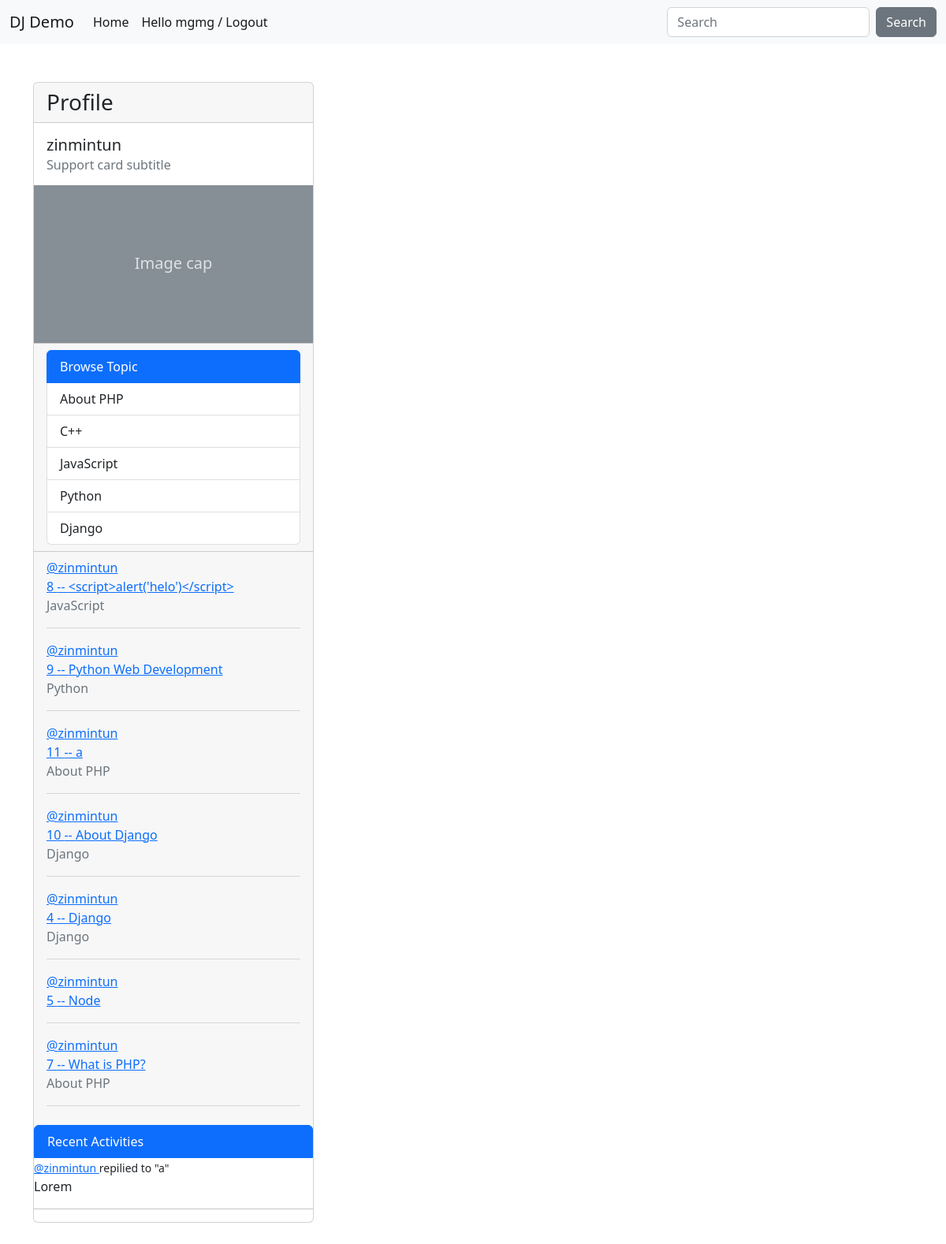
The app's page /profile/1 (signed in) with its own data.
### base/models.py (models this page shows, shortened)
class Topic(models.Model):
    name = models.CharField(max_length=200)

class Room(models.Model):
    host = models.ForeignKey(User, on_delete=models.SET_NULL, null=True)
    topic = models.ForeignKey(Topic, on_delete=models.SET_NULL, null=True)
    name = models.CharField(max_length=200)
    description = models.TextField(null=True, blank=True)
    participants = models.ManyToManyField(
        User, related_name='participants', blank=True)
    created = models.DateTimeField(auto_now_add=True)
    updated = models.DateTimeField(auto_now=True)
    class Meta:
        ordering = ['-updated', '-created']
    def __str__(self):
        return str(self.name)

class Message(models.Model):
    user = models.ForeignKey(User, on_delete=models.CASCADE)
    room = models.ForeignKey(Room, on_delete=models.CASCADE)
    body = models.TextField()
    created = models.DateTimeField(auto_now_add=True)
    updated = models.DateTimeField(auto_now=True)
    class Meta:
        ordering = ['-updated', '-created']

### base/views.py (the view)
# urls.py: path('profile/<str:pk>', views.userProfile, name='profile'),
@login_required(login_url='login')
def userProfile(request, pk):
    user = User.objects.get(id=pk)
    rooms = user.room_set.all()
    room_messages = user.message_set.all()
    topics = Topic.objects.all()
    context = {'user': user, 'rooms': rooms,
               'room_messages': room_messages, 'topics': topics}
    return render(request, 'base/profile.html', context)

### base/templates/base/profile.html (shortened to what this page needs)
{% extends 'main.html' %}
{% block content %}
<div class="col-md-4">
    <div class="card mb-3">
        <h3 class="card-header">
            Profile
        </h3>
        <div class="card-body">
            <h5 class="card-title">
                {{user.username}}
            </h5>
            <h6 class="card-subtitle text-muted">Support card subtitle</h6>
        </div>
        <svg xmlns="http://www.w3.org/2000/svg" class="d-block user-select-none" width="100%" height="200"
            aria-label="Placeholder: Image cap" focusable="false" role="img" preserveAspectRatio="xMidYMid slice"
            viewBox="0 0 318 180" style="font-size:1.125rem;text-anchor:middle">
            <text x="50%" y="50%" fill="#dee2e6" dy=".3em">Image cap</text>
        </svg>
        <div class="card-footer text-muted">
            {% include 'base/topices_components.html' %}
        </div>
        <div class="card-footer text-muted">
            {% include 'base/feed_components.html' %}
        </div>
        <div>
            {% include 'base/activities_components.html' %}
        </div>
    </div>
</div>
{% endblock %}

### templates/navbar.html (shortened to what this page needs)
<nav class="navbar navbar-expand-lg bg-light">
    <div class="container-fluid">
        <a class="navbar-brand" href="{% url 'home' %}">
            DJ Demo
        </a>
        <div class="collapse navbar-collapse" id="navbarSupportedContent">
            <ul class="navbar-nav me-auto mb-2 mb-lg-0">
                <li class="nav-item">
                    <a class="nav-link active" href="{% url 'home' %}">
                        Home
                    </a>
                </li>
                <li class="nav-item">
                    {% if request.user.is_authenticated %}
                    <a class="nav-link active" href="{% url 'logout' %}">
                        Hello {{request.user}} /
                        Logout
                    </a>
                    {% else %}
                    <a class="nav-link active" href="{% url 'login' %}">
                        Login
                    </a>
                    {% endif %}
                </li>
            </ul>
            <form class="d-flex" action="{% url 'home' %}">
                <input class="form-control me-sm-2" type="text" placeholder="Search" name="q">
                <button class="btn btn-secondary my-2 my-sm-0" type="submit">Search</button>
            </form>
        </div>
    </div>
</nav>

### base/templates/base/topices_components.html
<div class="list-group">
    <a href="{% url 'home' %}" class="list-group-item list-group-item-action active">
        Browse Topic
    </a>
    {% for topic in topics %}
    <a href="{% url 'home' %}?q={{ topic.name }}" class="list-group-item list-group-item-action">
        {{topic.name}}
    </a>
    {% endfor %}
</div>

### base/templates/base/feed_components.html (shortened to what this page needs)
<div>
    {% for room in rooms %}
    <div>
        <div>
            <a href="{% url 'profile' room.host.id %}">
                @{{room.host.username}}
            </a>
        </div>
        <a href="{% url 'room' room.id %}">
            {{room.id}} -- {{room.name}}
        </a>
        <p>
            {{room.topic.name}}
        </p>
        <hr>
    </div>
    {% endfor %}
</div>

### base/templates/base/activities_components.html (shortened to what this page needs)
<div class="list-group">
    <a href="{% url 'home' %}" class="list-group-item list-group-item-action active">
        Recent Activities
    </a>
    {% for room_message in room_messages %}
    <div>
        <small>
            <a href="{% url 'profile' room_message.user.id %}">
                @{{room_message.user}}
            </a>
        </small>
        <small>
            repilied to "{{room_message.room}}"
        </small>
        <p>
            {{room_message.body}}
        </p>
        <hr>
    </div>
    {% endfor %}
</div>

### records on screen
Topic: name "About PHP"
Topic: name "C++"
Topic: name "JavaScript"
Topic: name "Python"
Topic: name "Django"
Room: host.username "zinmintun", id "8", name "<script>alert('helo')</script>", topic.name "JavaScript"
Room: host.username "zinmintun", id "9", name "Python Web Development", topic.name "Python"
Room: host.username "zinmintun", id "11", name "a", topic.name "About PHP"
Room: host.username "zinmintun", id "10", name "About Django", topic.name "Django"
Room: host.username "zinmintun", id "4", name "Django", topic.name "Django"
Room: host.username "zinmintun", id "5", name "Node"
Room: host.username "zinmintun", id "7", name "What is PHP?", topic.name "About PHP"
Message: user "zinmintun", room "a", body "Lorem"

### other values on screen
{{ request.user }} "mgmg"
{{ user.username }} "zinmintun"
